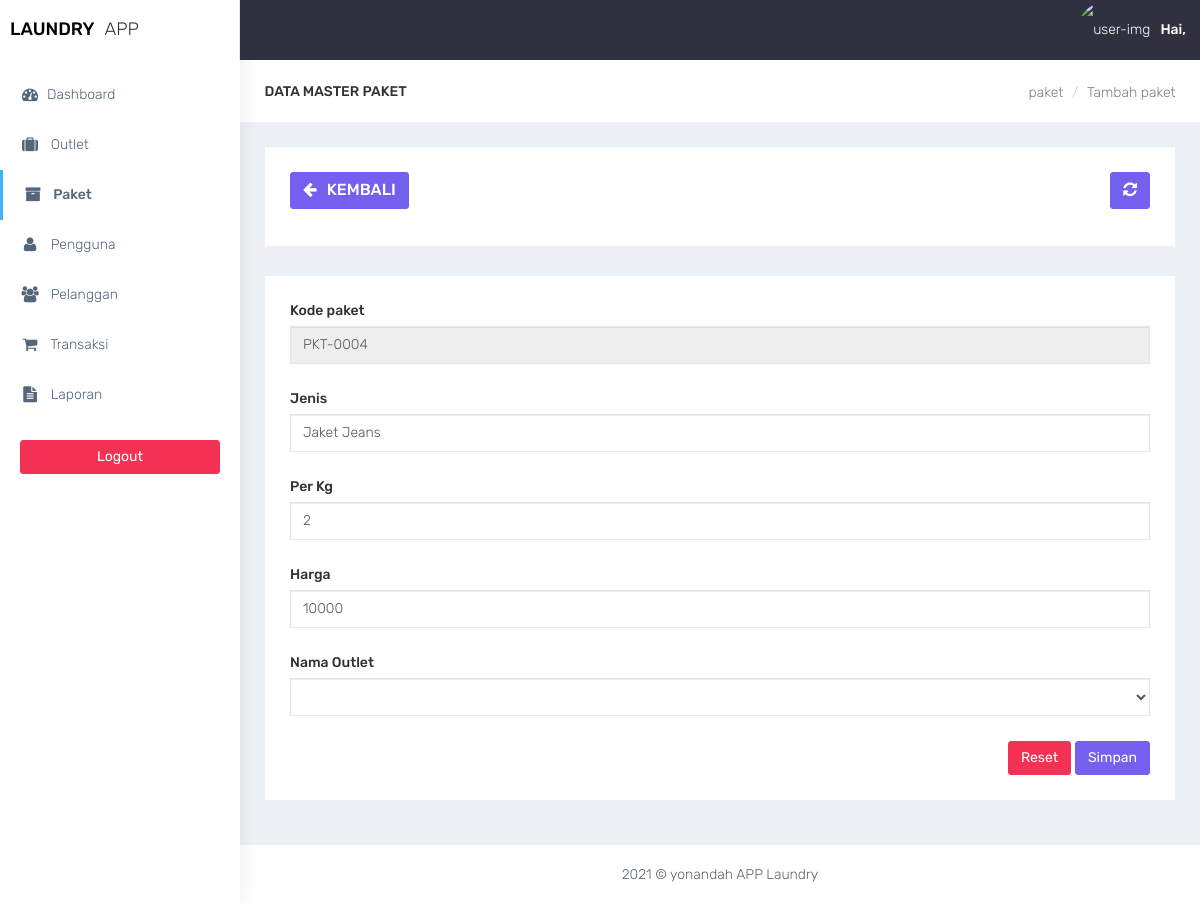
Screenshot of /paket_edit.php?id=PKT-0004 with the database file from the repository.
### tables this page shows
CREATE TABLE `tb_paket` (
  `kode_paket` varchar(11) NOT NULL,
  `jenis` varchar(50) NOT NULL,
  `harga` int(11) NOT NULL,
  `kg` int(5) NOT NULL
);

### paket_edit.php (the view, shortened to what this page needs)
<?php
require 'koneksi.php';
$kode = $_GET['id'];
$sql = $koneksi->query("select * from tb_paket where kode_paket= '$kode'  ");
$data = $sql->fetch_assoc();
require 'layout_header.php';
?>
<div class="container-fluid">
    <div class="row bg-title">
        <div class="col-lg-3 col-md-4 col-sm-4 col-xs-12">
            <h4 class="page-title">Data Master paket</h4>
        </div>
        <div class="col-lg-9 col-sm-8 col-md-8 col-xs-12">
            <ol class="breadcrumb">
                <li><a href="paket.php">paket</a></li>
                <li><a href="#">Tambah paket</a></li>
            </ol>
        </div>
    </div>
    <div class="row">
        <div class="col-md-12 col-lg-12 col-sm-12 col-xs-12">
            <div class="white-box">
                <div class="row">
                    <div class="col-md-6">
                        <a href="javascript:void(0)" onclick="window.history.back();" class="btn btn-primary box-title"><i class="fa fa-arrow-left fa-fw"></i> Kembali</a>
                    </div>
                    <div class="col-md-6 text-right">
                        <button id="btn-refresh" class="btn btn-primary box-title text-right" title="Refresh Data"><i class="fa fa-refresh" id="ic-refresh"></i></button>
                    </div>
                </div>
            </div>
        </div>
    </div>
    <div class="row">
        <div class="col-md-12 col-lg-12 col-sm-12 col-xs-12">
            <div class="white-box">
                <form method="POST">
                    <div class="form-group">
                        <label>Kode paket</label>
                        <input type="text" class="form-control" name="kode_paket" value="<?php echo $data['kode_paket'] ?>" readonly placeholder="Masukkan Kode paket">
                    </div>
                    <div class="form-group">
                        <label>Jenis</label>
                        <input type="text" class="form-control" name="jenis" value="<?php echo $data['jenis'] ?>" placeholder="Masukkan Jenis paket">
                    </div>
                    <div class="form-group">
                        <label>Per Kg</label>
                        <input type="number" class="form-control" name="kg" value="<?php echo $data['kg'] ?>" placeholder="Masukkan Pakaian Per Kg">
                    </div>
                    <div class="form-group">
                        <label>Harga</label>
                        <input type="number" class="form-control" name="harga" value="<?php echo $data['harga'] ?>" placeholder="Masukkan Harga paket">
                    </div>
                    <div class="form-group">
                        <label>Nama Outlet</label>
                        <select class="form-control select2" style="width: 100%;" name="outlet" required>
                            <option selected disabled><?php echo $data['nama_outlet'] ?></option>
                            <?php
                            $sql = $koneksi->query("select * from tb_outlet");
                            while ($data = $sql->fetch_assoc()) {
                                echo "
                                        <option value='$data[kode_outlet].$data[nama_outlet]'>$data[nama_outlet]</option>
                                    ";
                            }
                            ?>
                        </select>
                    </div>
                    <div class="text-right">
                        <button type="reset" class="btn btn-danger">Reset</button>
                        <button type="submit" name="simpan" class="btn btn-primary">Simpan</button>
                    </div>
                </form>
            </div>
        </div>
    </div>
</div>
<?php
require 'layout_footer.php';
?>

### assets/css/colors/default.css (style rules this page uses)
body { background: #fff; }

### rows the page displays
tb_paket: kode_paket "PKT-0004", jenis "Jaket Jeans", kg "2", harga "10000"
